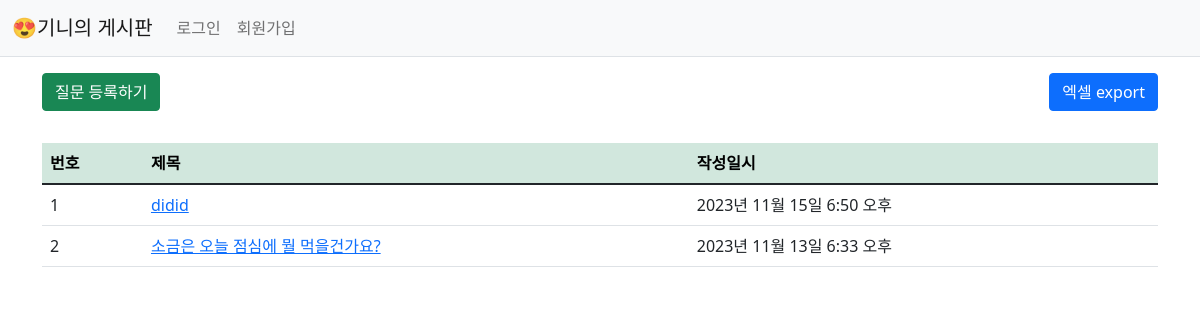
Page /pybo/ on the earlier database version.
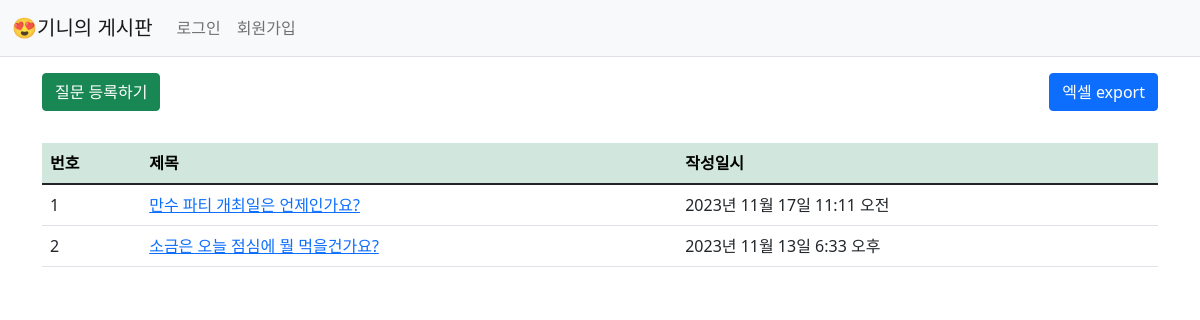
Same page on the later database version.
### pybo/models.py (models this page shows, shortened)
class Question(models.Model):
    subject = models.CharField(max_length=30)
    content = models.TextField()
    create_date = models.DateTimeField()

### pybo/views.py (the view)
# urls.py: path('', views.index, name='index'),  # '/' 에 해당되는 path
def index(request):
    page = request.GET.get('page', '1')  # 페이지
    question_list = Question.objects.order_by('-create_date')
    paginator = Paginator(question_list, 10)  # 페이지당 10개씩 보여주기
    page_obj = paginator.get_page(page)
    context = {'question_list': page_obj}
    context = {'question_list': question_list}
    return render(request, 'pybo/question_list.html', context)

### templates/pybo/question_list.html
{% extends 'base.html' %}
{% block content %}
<div class="container my-3">
    <div class="d-flex justify-content-between mb-3">
        <a href="{% url 'pybo:question_create' %}" class="btn btn-success mb-3">질문 등록하기</a>
        <a href="{% url 'pybo:export_to_excel' %}" class="btn btn-primary mb-3">엑셀 export</a>
        </div>
        <table class="table">
        <thead>
            <tr class="table-success">
                <th>번호</th>
                <th>제목</th>
                <th>작성일시</th>
            </tr>
        </thead>
        <tbody>
            {% if question_list %}
                {% for question in question_list %}
                    <tr>
                        <td>{{ forloop.counter }}</td>
                        <td>
                            <a href="{% url 'pybo:detail' question.id %}">{{ question.subject }}</a>
                        </td>
                        <td>{{ question.create_date }}</td>
                    </tr>
                {% endfor %}
            {% else %}
                <tr>
                    <td colspan="3">질문이 없습니다.</td>
                </tr>
            {% endif %}
        </tbody>
    </table>
</div>
{% endblock %}

Differences in the rows shown:
removed Question: subject "didid", create_date "2023년 11월 15일 6:50 오후"
added Question: subject "만수 파티 개최일은 언제인가요?", create_date "2023년 11월 17일 11:11 오전"
